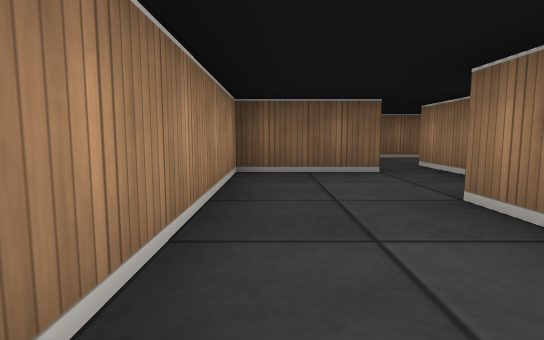
[1] (above)

16 first-person views from a walk through a cub3D ray-caster map. The camera is about half as high as the walls, tilts 6° down and sees 80° across. The floor is counted in squares. Each view is taken from the middle of a square. On the plan, view 1 faces up. The plan holds only what a view shows up to about 9 squares ahead; the rest is blank.

[2]
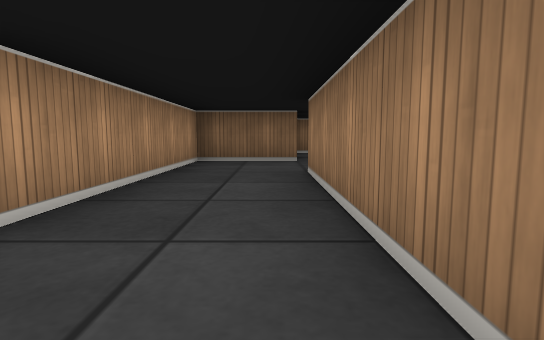

[3]
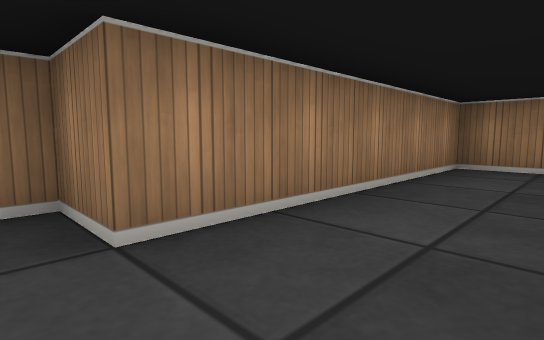

[4]
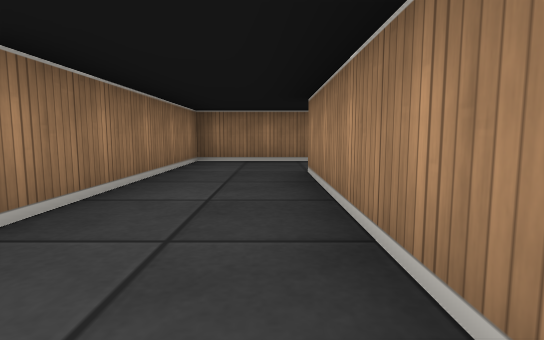

[5]
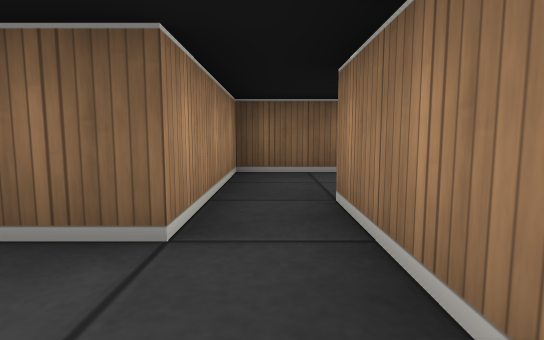

[6]
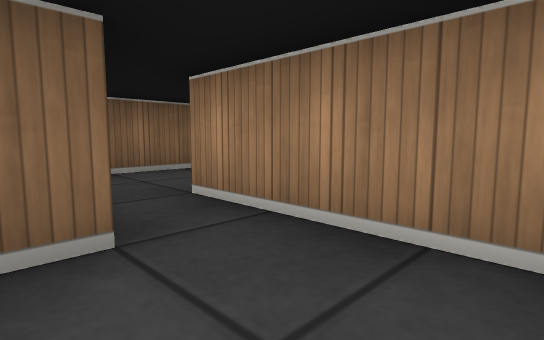

[7]
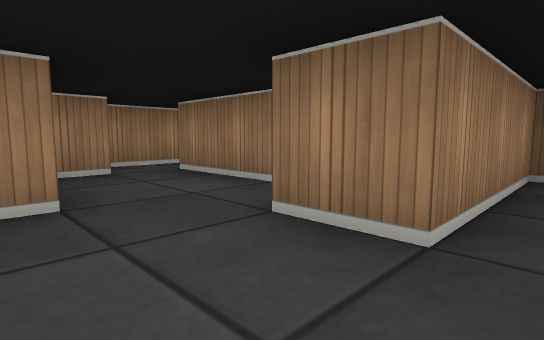

[8]
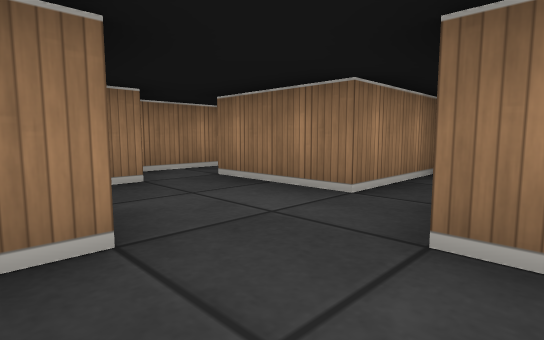

[9]
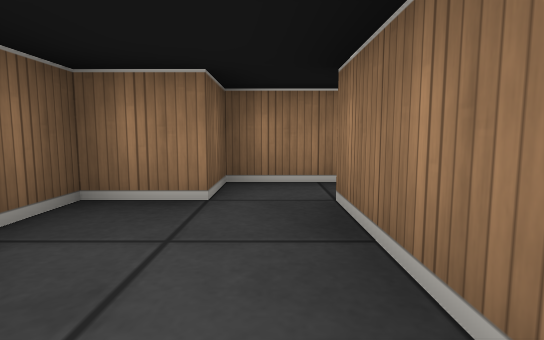

[10]
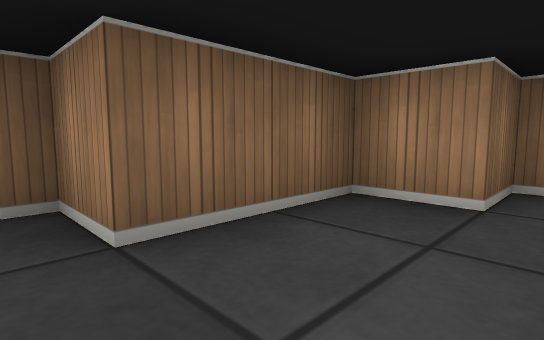

[11]
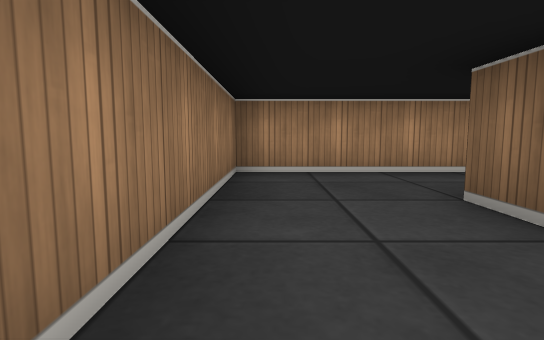

[12]
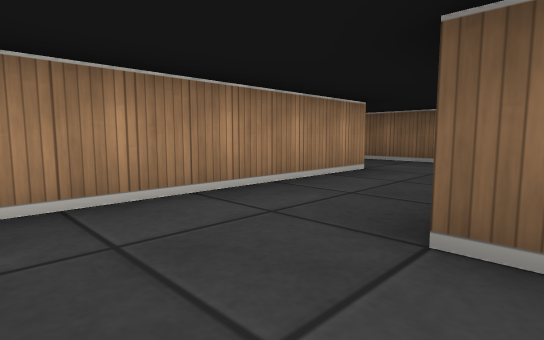

[13]
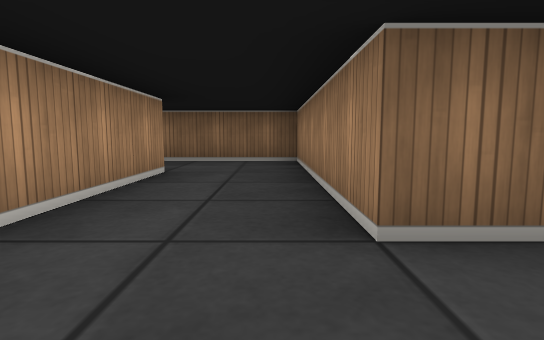

[14]
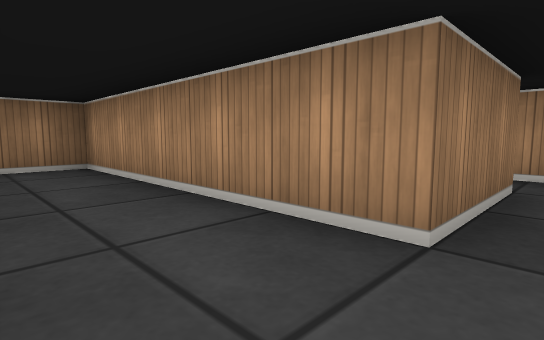

[15]
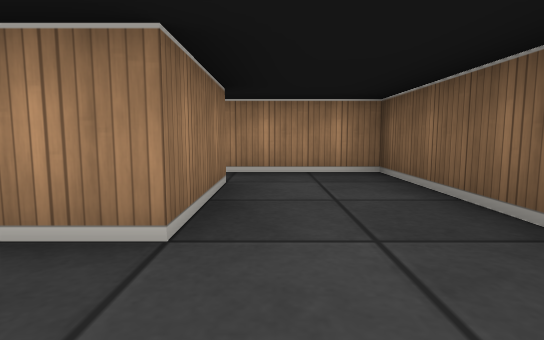

[16]
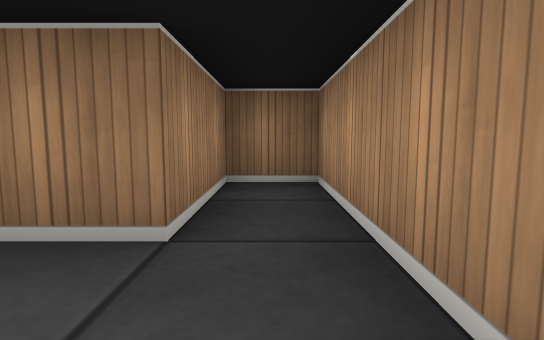

### Floor plan
Ten units are one square. View 1 is at (0, 0); x grows to the right and y downward. Boxes are objects, and circles mark ways between rooms. Rooms are numbered by the first view taken in them; rooms with no view inside come last. Other rooms are left out.
<svg viewBox="-70 -80 140 110">
<path fill="none" stroke="#000" d="M15 -55 15 -45 -5 -45 -5 5M-5 25 15 25 15 -25 25 -25 25 -55M25 -55 35 -55M35 -75 15 -75 15 -55M65 -55 65 -65 45 -65 45 -75 35 -75M45 -25 45 -45 65 -45M-35 -25 -35 25 -5 25M-5 5 -15 5 -15 -45 -35 -45M-35 -45 -65 -45 -65 -5 -55 -5 -55 -25 -35 -25"/>
<circle cx="20" cy="-50" r="3" fill="#2a7"/>
<circle cx="-10" cy="15" r="3" fill="#2a7"/>
<circle cx="30" cy="-65" r="3" fill="#2a7"/>
<circle cx="-45" cy="-35" r="3" fill="#2a7"/>
<text x="10" y="-20">1</text>
<text x="20" y="-70">2</text>
<text x="50" y="-50">3</text>
<text x="-20" y="-10">4</text>
<text x="-50" y="-30">5</text>
</svg>
Room 1 opens to room 2. Room 1 opens to room 4. Room 2 opens to room 3. Room 4 opens to room 5.

Where each view was taken, in squares from view 1:
view 1: 0 up, 0 right, facing up
view 2: 2 down, 1 right, facing up
view 3: 3 up, 0 right, facing down-right
view 4: 4 up, 0 right, facing down
view 5: 3 up, 2 right, facing up
view 6: 3 up, 1 right, facing up-right
view 7: 7 up, 2 right, facing down-right
view 8: 7 up, 3 right, facing down-right
view 9: 5 up, 4 right, facing right
view 10: 5 up, 4 right, facing up-right
view 11: 2 down, 1 right, facing left
view 12: 2 down, 1 left, facing up-left
view 13: 2 down, 2 left, facing up
view 14: 3 up, 2 left, facing down-left
view 15: 3 up, 2 left, facing left
view 16: 4 up, 6 left, facing down
